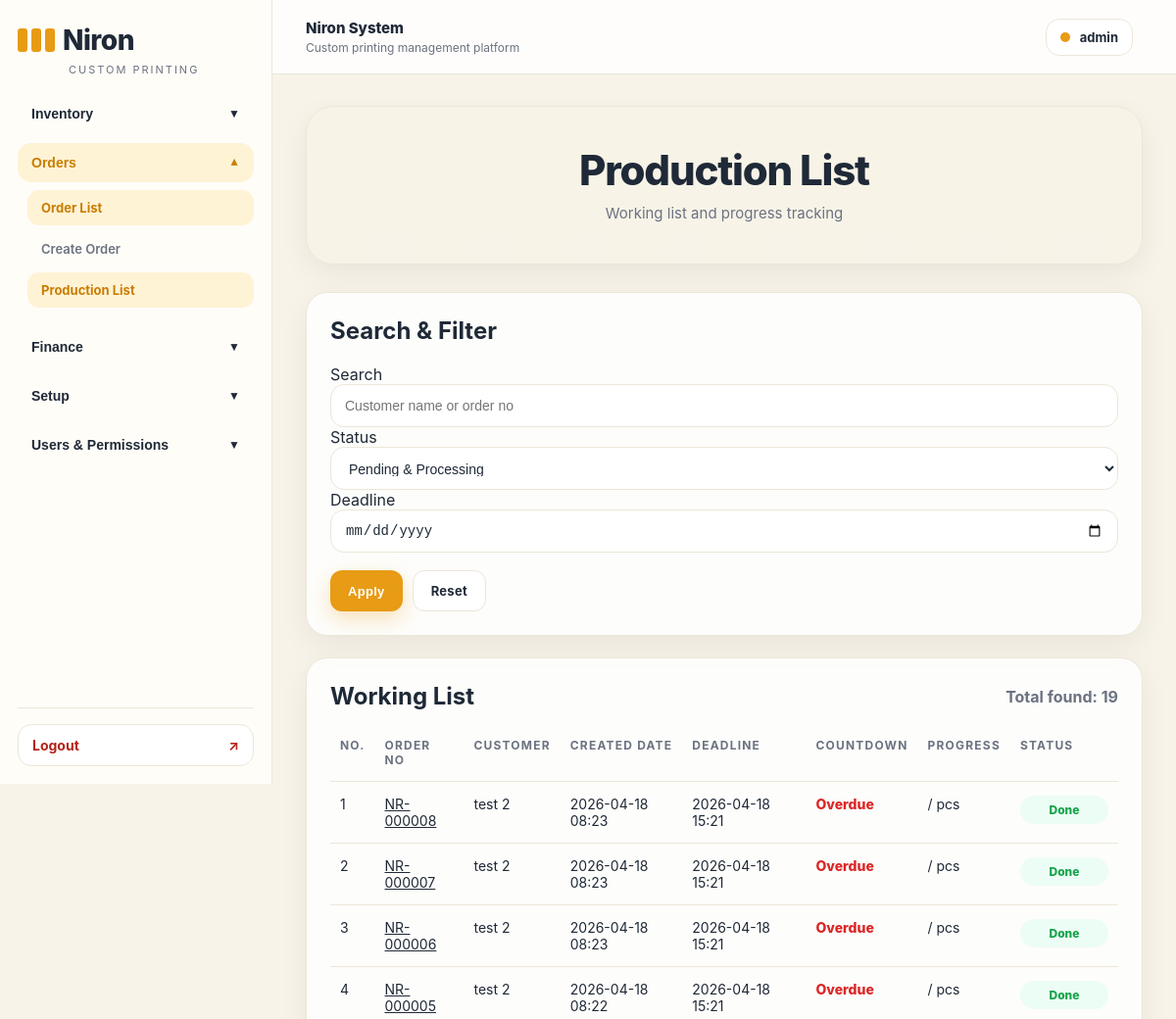
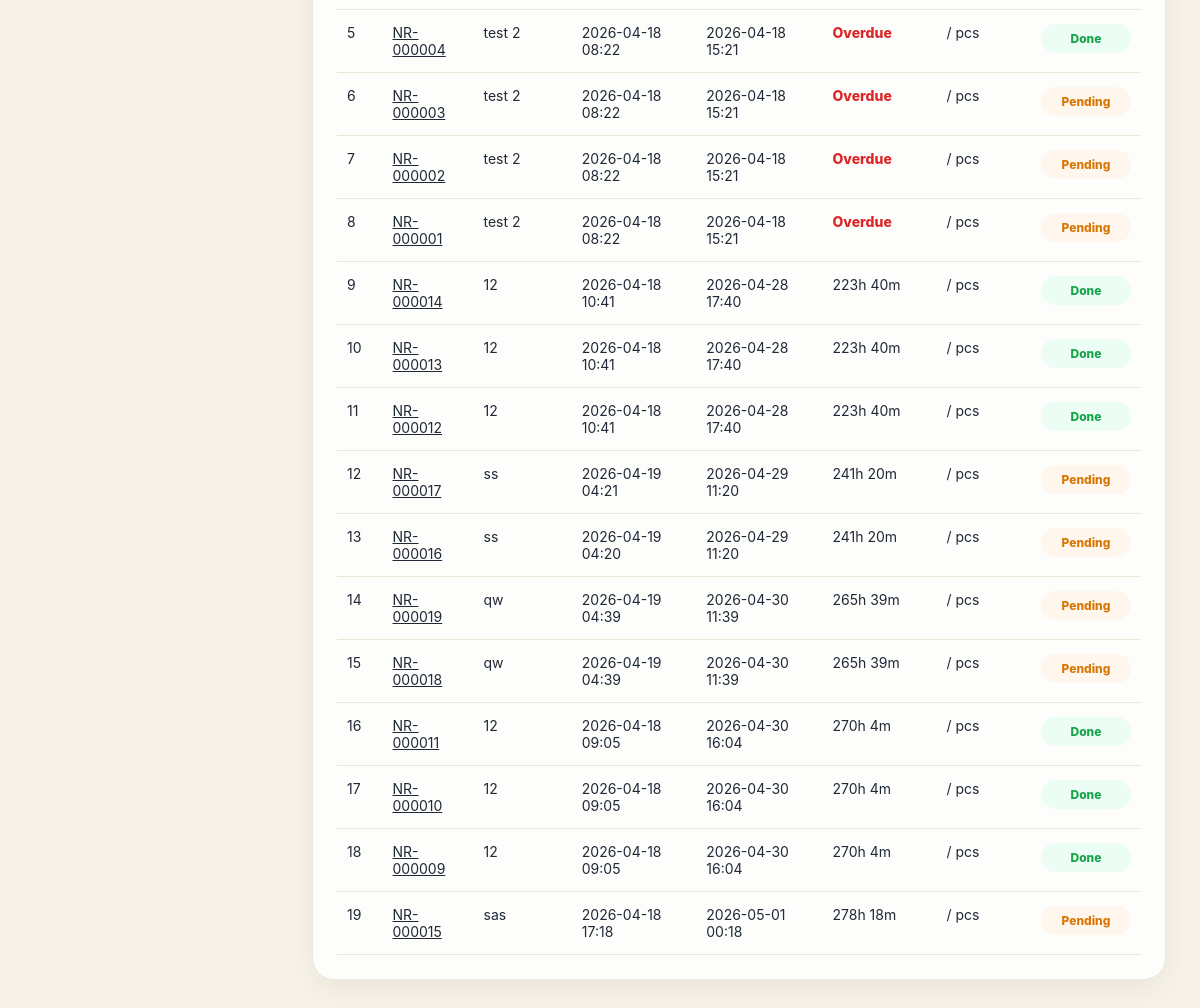
Page /orders/production/ (signed in) on the committed database (2 pictures, top to bottom).
### orders/models.py (models this page shows, shortened)
class Order(models.Model):
    STATUS_PENDING = "PENDING"
    STATUS_PROCESSING = "PROCESSING"
    STATUS_DONE = "DONE"
    STATUS_CHOICES = [
        (STATUS_PENDING, "Pending"),
        (STATUS_PROCESSING, "Processing"),
        (STATUS_DONE, "Done"),
    ]
    TYPE_NIRON = "NIRON"
    TYPE_KAMPU = "KAMPU"
    TYPE_CHOICES = [
        (TYPE_NIRON, "Niron"),
        (TYPE_KAMPU, "Kampu"),
    ]
    order_no = models.CharField(max_length=50, unique=True, blank=True)
    order_type = models.CharField(max_length=20, choices=TYPE_CHOICES, default=TYPE_NIRON)
    customer_name = models.CharField(max_length=120)
    phone = models.CharField(max_length=30, blank=True, default="")
    customer_location = models.CharField(max_length=255, blank=True, default="")
    deadline = models.DateTimeField()
    total_amount = models.DecimalField(max_digits=12, decimal_places=2, default=0)
    deposit_amount = models.DecimalField(max_digits=12, decimal_places=2, default=0)
    paid_amount = models.DecimalField(max_digits=12, decimal_places=2, default=0)
    status = models.CharField(max_length=20, choices=STATUS_CHOICES, default=STATUS_PENDING)
    remark = models.TextField(blank=True, default="")
    created_at = models.DateTimeField(auto_now_add=True)
    stock_deducted = models.BooleanField(default=False)
    total_pcs = models.DecimalField(max_digits=12, decimal_places=2, default=0)
    done_pcs = models.DecimalField(max_digits=12, decimal_places=2, default=0)
    class Meta:
        ordering = ["-id"]

### orders/views.py (the view, shortened to what this page needs)
# urls.py: path("production/", views.production_list, name="production_list"),
@login_required
@permission_required("orders.view_order", raise_exception=True)
def production_list(request):
    form = ProductionFilterForm(request.GET or None)
    qs = Order.objects.all()
    qs = qs.order_by("deadline", "-id")
    paginator = Paginator(qs, 50)
    page_number = request.GET.get("page")
    page_obj = paginator.get_page(page_number)
    start_no = (page_obj.number - 1) * paginator.per_page
    now = timezone.now()
    rows = []
    for idx, order in enumerate(page_obj.object_list, start=1):
        deadline = getattr(order, "deadline", None)
        if deadline:
            if now > deadline:
                countdown_text = "Overdue"
            else:
                diff = deadline - now
                total_seconds = int(diff.total_seconds())
                hours = total_seconds // 3600
                minutes = (total_seconds % 3600) // 60
                countdown_text = f"{hours}h {minutes}m"
        else:
            countdown_text = "-"
        rows.append(
            {
                "no": start_no + idx,
                "order": order,
                "countdown_text": countdown_text,
                "status_color": _status_badge(order.status),
            }
        )
    return render(
        request,
        "orders/production_list.html",
        {
            "form": form,
            "page_obj": page_obj,
            "rows": rows,
            "total_found": paginator.count,
            "now": now,
        },
    )

### orders/forms.py
class ProductionFilterForm(forms.Form):
    STATUS_ACTIVE = "ACTIVE"
    STATUS_ALL = "ALL"
    STATUS_DONE = "DONE"
    STATUS_CANCEL = "CANCEL"
    STATUS_CHOICES = [
        (STATUS_ACTIVE, "Pending & Processing"),
        (STATUS_ALL, "All"),
        (STATUS_DONE, "Done"),
        (STATUS_CANCEL, "Cancel"),
    ]
    q = forms.CharField(
        required=False,
        label="Search",
        widget=forms.TextInput(
            attrs={
                "class": "form-control",
                "placeholder": "Customer name or order no",
            }
        ),
    )
    status = forms.ChoiceField(
        required=False,
        label="Status",
        initial=STATUS_ACTIVE,
        choices=STATUS_CHOICES,
        widget=forms.Select(attrs={"class": "form-select"}),
    )
    deadline = forms.DateField(
        required=False,
        label="Deadline",
        widget=forms.DateInput(
            attrs={
                "type": "date",
                "class": "form-control",
            }
        ),
    )

### orders/views.py (called while the page is built)
def _get_cancel_status():
    if hasattr(Order, "STATUS_CANCEL"):
        return Order.STATUS_CANCEL
    if hasattr(Order, "STATUS_CANCELLED"):
        return Order.STATUS_CANCELLED
    return "CANCEL"

def _status_badge(status):
    cancel_status = _get_cancel_status()
    if status == Order.STATUS_DONE:
        return "green"
    if status == cancel_status:
        return "red"
    if status == Order.STATUS_PROCESSING:
        return "blue"
    return "yellow"

### templates/orders/production_list.html (shortened to what this page needs)
{% extends "base.html" %}
{% block page_title %}Production List{% endblock %}
{% block page_subtitle %}Working list and progress tracking{% endblock %}
{% block content %}
<div class="form-card">
    <h2 style="margin-top:0;">Search & Filter</h2>
    <form method="get">
        <div class="field">
            <label>{{ form.q.label }}</label>
            {{ form.q }}
        </div>
        <div class="field">
            <label>{{ form.status.label }}</label>
            {{ form.status }}
        </div>
        <div class="field">
            <label>{{ form.deadline.label }}</label>
            {{ form.deadline }}
        </div>
        <div class="actions" style="justify-content:flex-start;">
            <button type="submit" class="btn-primary">Apply</button>
            <a href="{% url 'production_list' %}" class="btn-secondary">Reset</a>
        </div>
    </form>
</div>
<div class="table-card">
    <div style="display:flex;justify-content:space-between;align-items:center;gap:12px;flex-wrap:wrap;margin-bottom:14px;">
        <h2 style="margin:0;">Working List</h2>
        <div style="font-weight:700;color:#6B7280;">
            Total found: {{ total_found }}
        </div>
    </div>
    <table class="app-table">
        <thead>
            <tr>
                <th>No.</th>
                <th>Order No</th>
                <th>Customer</th>
                <th>Created Date</th>
                <th>Deadline</th>
                <th>Countdown</th>
                <th>Progress</th>
                <th>Status</th>
            </tr>
        </thead>
        <tbody>
            {% for row in rows %}
            <tr>
                <td>{{ row.no }}</td>
                <td>
                    <a href="{% url 'production_detail' row.order.pk %}">
    {{ row.order.order_no }}
</a>
                </td>
                <td>{{ row.order.customer_name }}</td>
                <td>
                    {% if row.order.created_at %}
                        {{ row.order.created_at|date:"Y-m-d H:i" }}
                    {% else %}
                        -
                    {% endif %}
                </td>
                <td>
                    {% if row.order.deadline %}
                        {{ row.order.deadline|date:"Y-m-d H:i" }}
                    {% else %}
                        -
                    {% endif %}
                </td>
                <td>
                    {% if row.countdown_text == "Overdue" %}
                        <span style="color:#dc2626;font-weight:800;">Overdue</span>
                    {% else %}
                        {{ row.countdown_text }}
                    {% endif %}
                </td>
                <td>{{ row.done_qty }} / {{ row.total_qty }} pcs</td>
                <td>
                    {% if row.status_color == "red" %}
                        <span class="status-badge status-red">Cancel</span>
                    {% elif row.status_color == "yellow" %}
                        <span class="status-badge status-yellow">Pending</span>
                    {% elif row.status_color == "blue" %}
                        <span class="status-badge status-blue">Processing</span>
                    {% elif row.status_color == "green" %}
                        <span class="status-badge status-green">Done</span>
                    {% endif %}
                </td>
            </tr>
            {% empty %}
            <tr>
                <td colspan="8">No orders found.</td>
            </tr>
            {% endfor %}
        </tbody>
    </table>
</div>
{% endblock %}

### templates/base.html (shortened to what this page needs)
<!DOCTYPE html>
<html lang="en">
<head>
</head>
<body>
    <div class="layout">
        <aside class="sidebar">
            <div class="logo-wrap">
                <a href="/" class="logo">Niron</a>
                <div class="logo-sub">Custom Printing</div>
            </div>
            <div class="sidebar-scroll">
                {% if perms.inventory.view_inventorybatch %}
                <div class="nav-group">
                    <button class="nav-toggle" type="button" data-target="menu-inventory">
                        <span>Inventory</span>
                        <span class="nav-arrow">▼</span>
                    </button>
                </div>
                {% endif %}
                {% if perms.orders.view_order or perms.orders.add_order %}
                <div class="nav-group">
                    <button class="nav-toggle" type="button" data-target="menu-orders">
                        <span>Orders</span>
                        <span class="nav-arrow">▼</span>
                    </button>
                    <div class="nav-submenu" id="menu-orders">
                        {% if perms.orders.view_order %}
                        <a class="nav-link" href="/orders/">Order List</a>
                        {% endif %}
                        {% if perms.orders.add_order %}
                        <a class="nav-link" href="/orders/new/">Create Order</a>
                        {% endif %}
                        {% if perms.orders.view_order %}
                        <a class="nav-link" href="/orders/production/">Production List</a>
                        {% endif %}
                    </div>
                </div>
                {% endif %}
                {% if perms.finance.view_expense or perms.finance.add_expense %}
<div class="nav-group">
    <button class="nav-toggle" type="button" data-target="menu-finance">
        <span>Finance</span>
        <span class="nav-arrow">▼</span>
    </button>
</div>
{% endif %}
                {% if perms.inventory.view_inventoryitem or perms.inventory.view_color or perms.inventory.view_size %}
                <div class="nav-group">
                    <button class="nav-toggle" type="button" data-target="menu-setup">
                        <span>Setup</span>
                        <span class="nav-arrow">▼</span>
                    </button>
                </div>
                {% endif %}
                {% if perms.auth.view_user or perms.auth.add_user or perms.auth.view_group or perms.auth.view_permission %}
                <div class="nav-group">
                    <button class="nav-toggle" type="button" data-target="menu-users">
                        <span>Users & Permissions</span>
                        <span class="nav-arrow">▼</span>
                    </button>
                </div>
                {% endif %}
            </div>
            {% if user.is_authenticated %}
            <div class="sidebar-footer">
                <a class="logout-link" href="/logout/">
                    <span>Logout</span>
                    <span>↗</span>
                </a>
            </div>
            {% endif %}
        </aside>
        <div class="main">
            <div class="topbar">
                <div class="topbar-left">
                    <div>
                        <div class="topbar-title">{% block topbar_title %}Niron System{% endblock %}</div>
                        <div class="topbar-subtitle">{% block topbar_subtitle %}Custom printing management platform{% endblock %}</div>
                    </div>
                </div>
                <div class="topbar-right">
                    {% if user.is_authenticated %}
                    <div class="user-chip">
                        <span class="user-dot"></span>
                        <span>{{ user.get_full_name|default:user.username }}</span>
                    </div>
                    {% endif %}
                </div>
            </div>
            <div class="content-wrap">
                <div class="hero">
                    <h1 class="hero-title">{% block page_title %}Niron System{% endblock %}</h1>
                    <div class="hero-subtitle">{% block page_subtitle %}Clean custom printing management{% endblock %}</div>
                </div>
                {% block content %}{% endblock %}
            </div>
        </div>
    </div>
</body>
</html>

### templates/orders/production_list.html (style rules this page uses)
.status-badge { display:inline-flex; align-items:center; justify-content:center; min-width:90px; padding:7px 12px; border-radius:999px; font-size:12px; font-weight:800; }
.status-yellow { background:#fff7ed; color:#d97706; }
.status-green { background:#ecfdf5; color:#16a34a; }

### rows in the picture
Order: no "1", order.order_no "NR-000008", order.customer_name "test 2", order.created_at "2026-04-18 08:23", order.deadline "2026-04-18 15:21", shows "Overdue", shows "Done"
Order: no "2", order.order_no "NR-000007", order.customer_name "test 2", order.created_at "2026-04-18 08:23", order.deadline "2026-04-18 15:21", shows "Overdue", shows "Done"
Order: no "3", order.order_no "NR-000006", order.customer_name "test 2", order.created_at "2026-04-18 08:23", order.deadline "2026-04-18 15:21", shows "Overdue", shows "Done"
Order: no "4", order.order_no "NR-000005", order.customer_name "test 2", order.created_at "2026-04-18 08:22", order.deadline "2026-04-18 15:21", shows "Overdue", shows "Done"
Order: no "5", order.order_no "NR-000004", order.customer_name "test 2", order.created_at "2026-04-18 08:22", order.deadline "2026-04-18 15:21", shows "Overdue", shows "Done"
Order: no "6", order.order_no "NR-000003", order.customer_name "test 2", order.created_at "2026-04-18 08:22", order.deadline "2026-04-18 15:21", shows "Overdue", shows "Pending"
Order: no "7", order.order_no "NR-000002", order.customer_name "test 2", order.created_at "2026-04-18 08:22", order.deadline "2026-04-18 15:21", shows "Overdue", shows "Pending"
Order: no "8", order.order_no "NR-000001", order.customer_name "test 2", order.created_at "2026-04-18 08:22", order.deadline "2026-04-18 15:21", shows "Overdue", shows "Pending"
Order: no "9", order.order_no "NR-000014", order.customer_name "12", order.created_at "2026-04-18 10:41", order.deadline "2026-04-28 17:40", countdown_text "223h 40m", shows "Done"
Order: no "10", order.order_no "NR-000013", order.customer_name "12", order.created_at "2026-04-18 10:41", order.deadline "2026-04-28 17:40", countdown_text "223h 40m", shows "Done"
Order: no "11", order.order_no "NR-000012", order.customer_name "12", order.created_at "2026-04-18 10:41", order.deadline "2026-04-28 17:40", countdown_text "223h 40m", shows "Done"
Order: no "12", order.order_no "NR-000017", order.customer_name "ss", order.created_at "2026-04-19 04:21", order.deadline "2026-04-29 11:20", countdown_text "241h 20m", shows "Pending"
Order: no "13", order.order_no "NR-000016", order.customer_name "ss", order.created_at "2026-04-19 04:20", order.deadline "2026-04-29 11:20", countdown_text "241h 20m", shows "Pending"
Order: no "14", order.order_no "NR-000019", order.customer_name "qw", order.created_at "2026-04-19 04:39", order.deadline "2026-04-30 11:39", countdown_text "265h 39m", shows "Pending"
Order: no "15", order.order_no "NR-000018", order.customer_name "qw", order.created_at "2026-04-19 04:39", order.deadline "2026-04-30 11:39", countdown_text "265h 39m", shows "Pending"
Order: no "16", order.order_no "NR-000011", order.customer_name "12", order.created_at "2026-04-18 09:05", order.deadline "2026-04-30 16:04", countdown_text "270h 4m", shows "Done"
Order: no "17", order.order_no "NR-000010", order.customer_name "12", order.created_at "2026-04-18 09:05", order.deadline "2026-04-30 16:04", countdown_text "270h 4m", shows "Done"
Order: no "18", order.order_no "NR-000009", order.customer_name "12", order.created_at "2026-04-18 09:05", order.deadline "2026-04-30 16:04", countdown_text "270h 4m", shows "Done"
Order: no "19", order.order_no "NR-000015", order.customer_name "sas", order.created_at "2026-04-18 17:18", order.deadline "2026-05-01 00:18", countdown_text "278h 18m", shows "Pending"

### other values in the picture
{{ user.get_full_name|default:user.username }} "admin"
{{ total_found }} "19"
